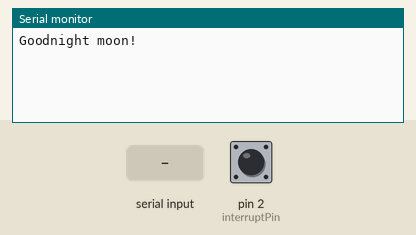
This sketch was run on a simulated Arduino Uno, built with avr-gcc and run on an emulated ATmega328P. Parts: the last lines printed to the serial monitor. The test bench sets the inputs (shaded band); at power-on: pin 2 (interruptPin) HIGH.

Above: at 1.2 s.
1.3 s: "1" received over the second serial link
At 2.4 s:
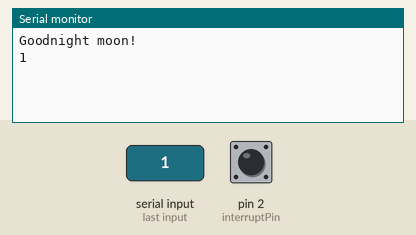
2.8 s: "0" received over the second serial link
At 3.6 s:
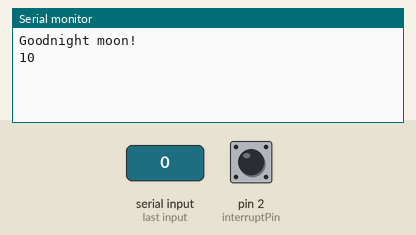

The sketch:

SerialPrintInterrupt.ino
```cpp
#include <SoftwareSerial.h>

const byte interruptPin = 2;

SoftwareSerial mySerial(10, 11); // RX, TX

void setup() {
  // Open serial communications and wait for port to open:
  Serial.begin(57600);
  while (!Serial) {
    ; // wait for serial port to connect. Needed for native USB port only
  }

  Serial.println("Goodnight moon!");

  // set the data rate for the SoftwareSerial port
  mySerial.begin(4800);
  mySerial.println("Hello Macel");

  attachInterrupt(digitalPinToInterrupt(interruptPin),sendMessage, FALLING);
}

void loop() { // run over and over
  if (mySerial.available()) {
    Serial.write(mySerial.read());
  }
  if (Serial.available()) {
    mySerial.write(Serial.read());
  }
}

void sendMessage() {
  mySerial.write("pressed");
}
```

Measured:
- after the input at 1.3 s, the serial monitor: prints a new line at once (image 1)
- after the input at 2.8 s, the serial monitor: prints a new line at once (image 2)
